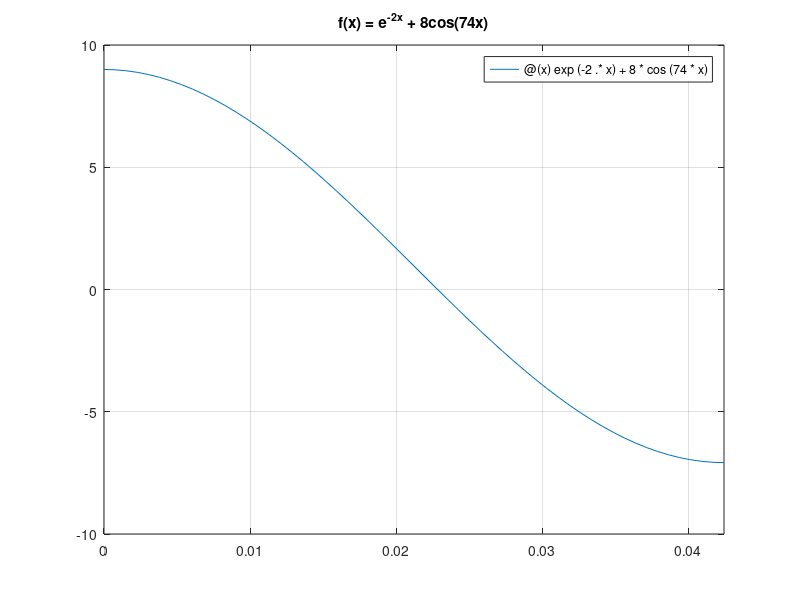

MATLAB code to generate this figure:
% Close previous figures (apparently this is best practice for plotting)
close all;

% Declare anonymous function and interval
f = @(x) exp(-2.*x) + 8*cos(74*x);
xinterval = [0, pi/74];  % docs for fplot say xinterval is two-element vector [xmin, xmax]

fplot(f, xinterval);  %fplot args are (anonymous func, xinterval[xmin, xmax])
grid on;

txt = "f(x) = e^{-2x} + 8cos(74x)";
title(txt);
